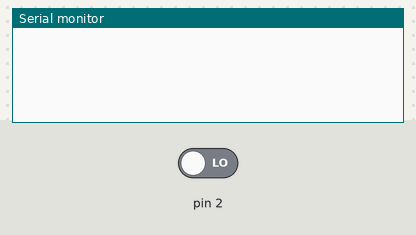
The sketch below on a simulated Arduino Uno, built with avr-gcc and run on an emulated ATmega328P. On the bench: the last lines printed to the serial monitor. Inputs (shaded band) come from the test bench; at power-on: pin 2 LOW.

Above: at 5.0 s.
5.1 s: pin 2 driven HIGH
At 6.3 s:
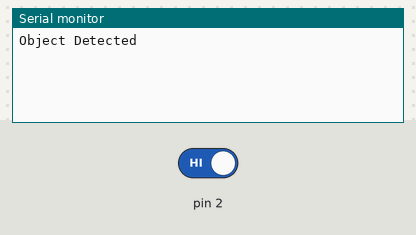
6.6 s: pin 2 driven LOW
At 7.5 s:
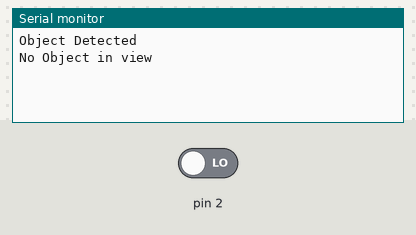

The sketch:

Phase1_1_3.ino
```cpp
#include <Arduino.h>

volatile int detected = 0;
volatile int newState = 0;

void detectInterrupt() {
  detected = digitalRead(2);
  newState = 1;
}

int main() {
  init();

  pinMode(2, INPUT);

  attachInterrupt(digitalPinToInterrupt(2), detectInterrupt, CHANGE);

  Serial.begin(9600);

  while(1) {
    if (newState) {
      if (detected) Serial.println("Object Detected");
      if (!detected) Serial.println("No Object in view");
      newState = 0;
    }
    delay(100);
  }
}
```

Measured:
- after the input at 5.1 s, the serial monitor: prints a new line at once (image 1)
- after the input at 6.6 s, the serial monitor: prints a new line at once (image 2)
